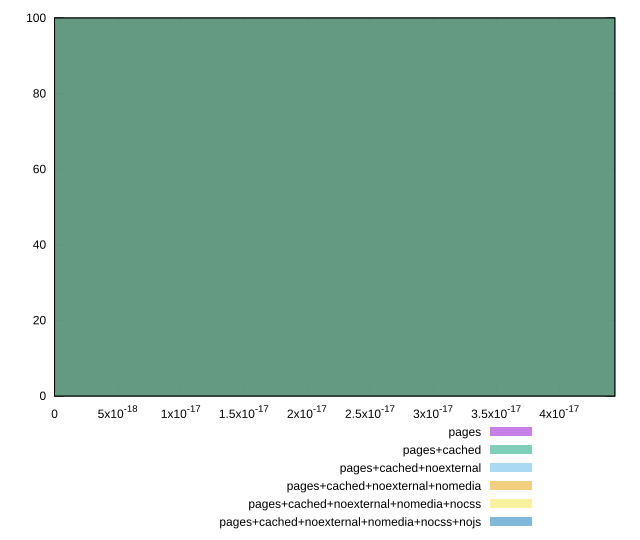

The script that saved this image:
reset

$pages <<EOF
0 100
EOF

$pagesCached <<EOF
0 100
EOF

$pagesCachedNoexternal <<EOF
0 100
EOF

$pagesCachedNoexternalNomedia <<EOF
0 100
EOF

$pagesCachedNoexternalNomediaNocss <<EOF
0 100
EOF

$pagesCachedNoexternalNomediaNocssNojs <<EOF
0 100
EOF

set key outside below
set boxwidth 1e-12
set xrange [0:4.4408920985006264e-17]
set yrange [0:100]
set trange [0:100]
set style fill transparent solid 0.5 noborder
set terminal svg size 640, 540 enhanced background rgb 'white'
set output "reprap/meta/score-difference/comparison/histogram/all_raw.svg"

plot $pages title "pages" with boxes, \
     $pagesCached title "pages+cached" with boxes, \
     $pagesCachedNoexternal title "pages+cached+noexternal" with boxes, \
     $pagesCachedNoexternalNomedia title "pages+cached+noexternal+nomedia" with boxes, \
     $pagesCachedNoexternalNomediaNocss title "pages+cached+noexternal+nomedia+nocss" with boxes, \
     $pagesCachedNoexternalNomediaNocssNojs title "pages+cached+noexternal+nomedia+nocss+nojs" with boxes

reset
